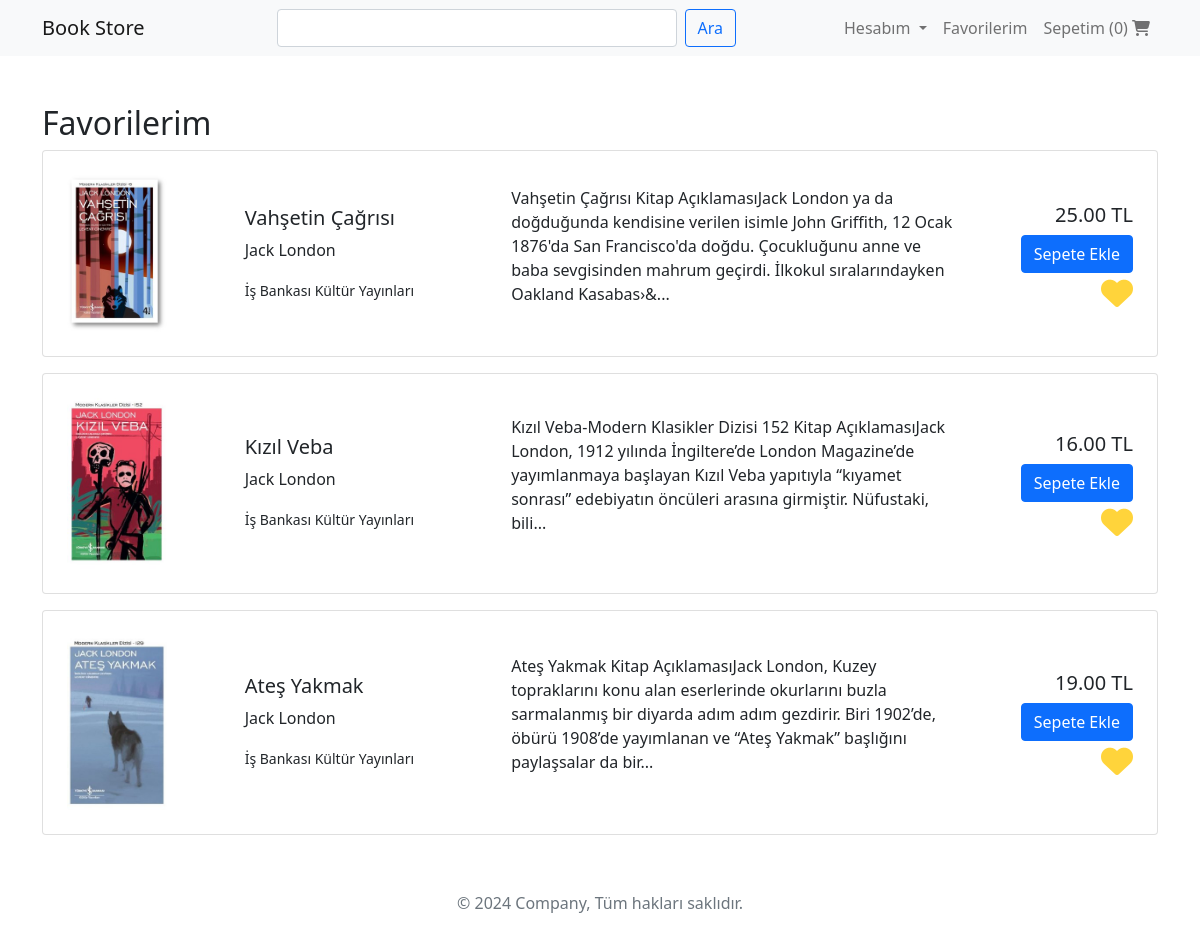
The app's page /favorite-list.php (signed in), older data.
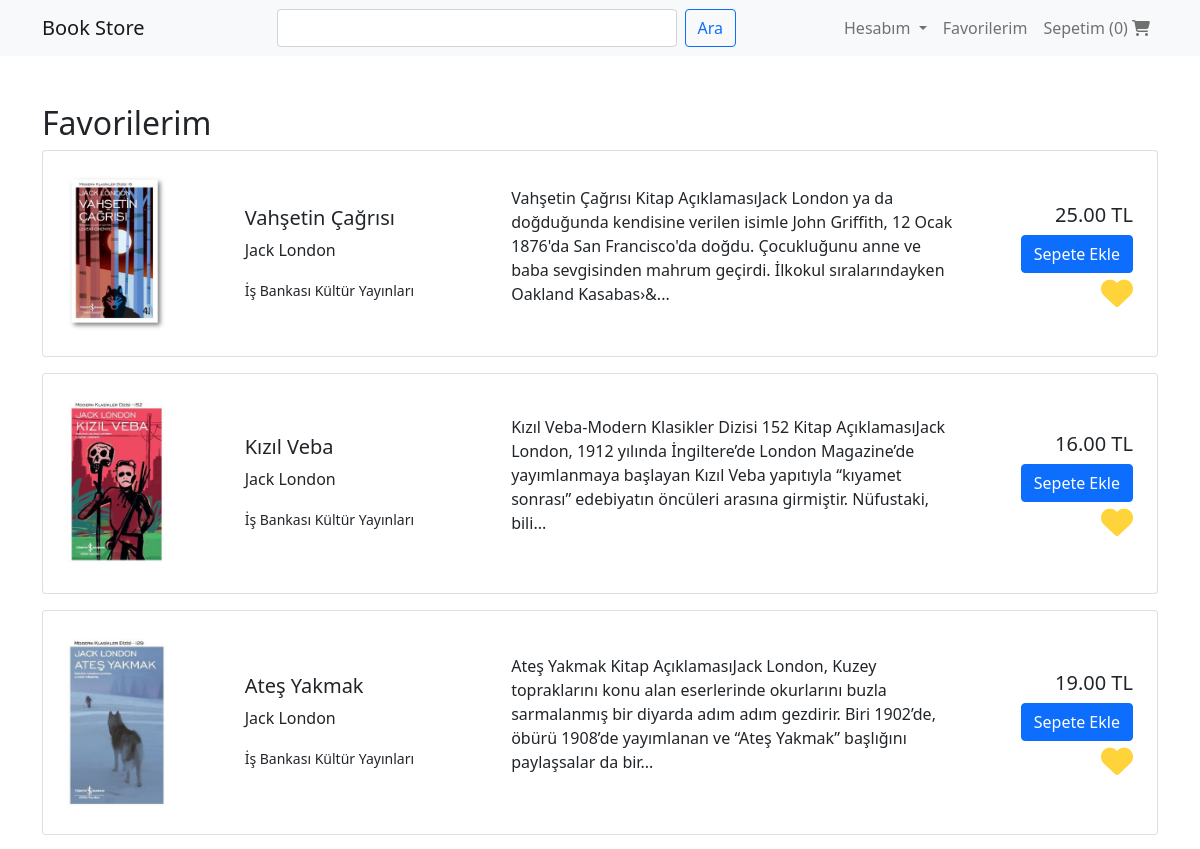
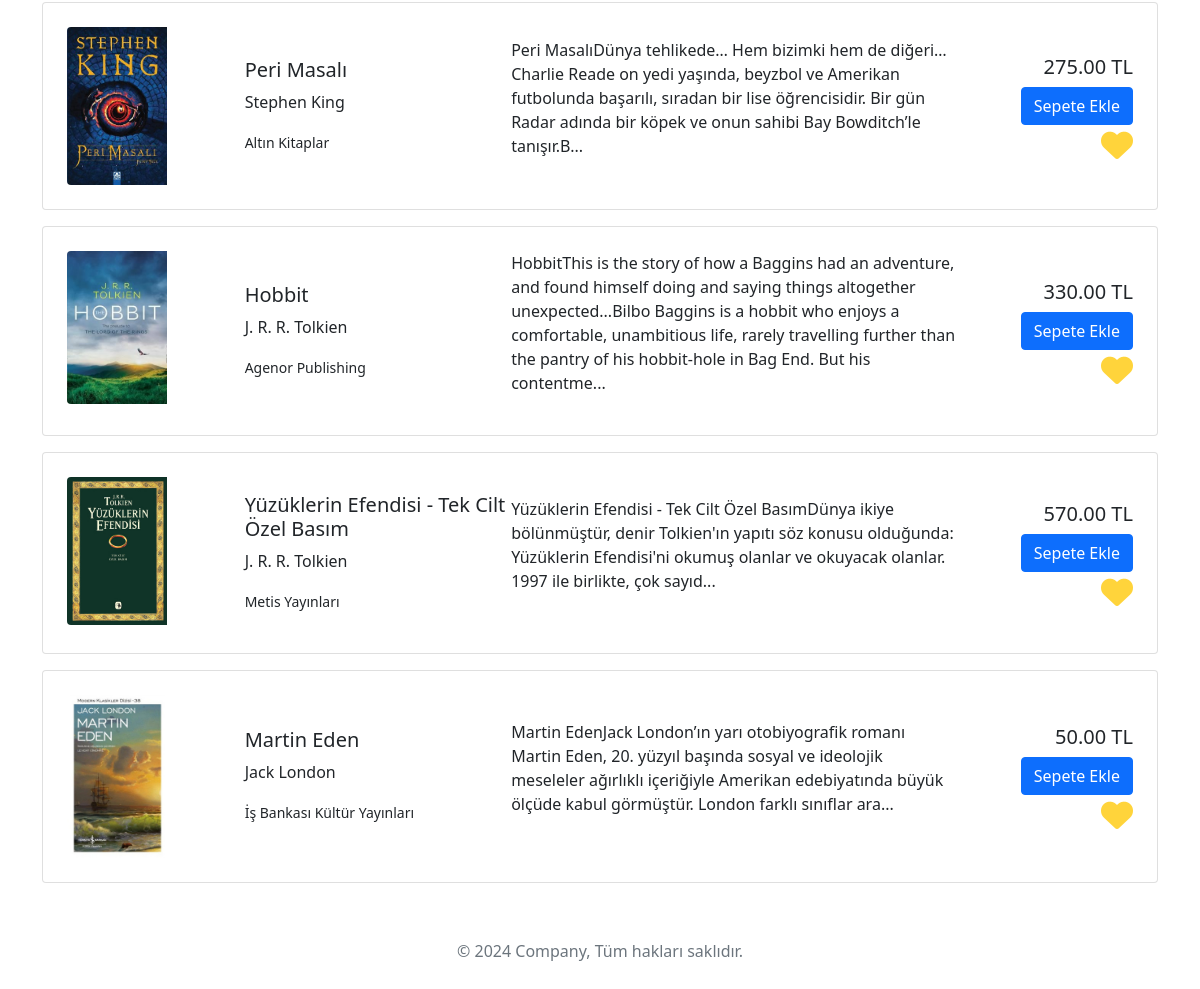
The same page, newer data (2 pictures, top to bottom).
### tables this page shows
CREATE TABLE `favorites` (
  `id` int(11) NOT NULL,
  `user_id` int(11) NOT NULL,
  `book_id` int(11) NOT NULL,
  `created_at` timestamp NOT NULL DEFAULT current_timestamp()
);

CREATE TABLE `books` (
  `id` int(11) NOT NULL,
  `name` varchar(200) NOT NULL,
  `description` text DEFAULT NULL,
  `isbn` varchar(20) NOT NULL,
  `image` varchar(255) NOT NULL,
  `price` decimal(10,2) NOT NULL,
  `page_count` int(11) NOT NULL,
  `category_id` int(11) NOT NULL,
  `author_id` int(11) NOT NULL,
  `publisher_id` int(11) NOT NULL,
  `is_active` tinyint(1) DEFAULT 1,
  `is_home` tinyint(1) DEFAULT 0,
  `created_at` timestamp NOT NULL DEFAULT current_timestamp(),
  `stock` int(11) NOT NULL DEFAULT 0
);

CREATE TABLE `authors` (
  `id` int(11) NOT NULL,
  `name` varchar(100) NOT NULL
);

CREATE TABLE `publishers` (
  `id` int(11) NOT NULL,
  `name` varchar(100) NOT NULL
);

### controllers/user-controller.php (called while the page is built, shortened)
<?php
require_once 'models/user.php';
class UserController {
    private $user;
    public function __construct() {
        $database = new database();
        $db = $database->getConnection();
        $this->user = new user($db);
    }
    public function isLogged() {
        return $this->user->isLogged();
    }
}
?>

### models/user.php (called while the page is built, shortened)
<?php
class user
{
    public function isLogged()
    {
        return isset($_SESSION['user_id']);
    }
}

### controllers/cart-controller.php (called while the page is built, shortened)
<?php
require_once 'models/cart.php';
require_once 'controllers/book-controller.php';
class CartController
{
    private $cart;
    public function __construct()
    {
        $this->cart = new Cart();
    }
    public function getCartItems()
    {
        return $this->cart->getCartItems();
    }
}

### models/cart.php (called while the page is built, shortened)
<?php
class Cart
{
    public function getCartItems()
    {
        return isset($_SESSION['cart']) ? $_SESSION['cart'] : [];
    }
}

### controllers/favorite-controller.php (called while the page is built, shortened)
<?php
require_once __DIR__ . '/../models/favorite.php';
class FavoriteController
{
    private $favorite;
    public function __construct()
    {
        $database = new Database();
        $db = $database->getConnection();
        $this->favorite = new Favorite($db);
    }
    public function getAll($userId)
    {
        return $this->favorite->getAll($userId);
    }
    public function isFavorite($userId, $bookId)
    {
        return $this->favorite->isFavorite($userId, $bookId);
    }
}

### models/favorite.php (called while the page is built, shortened)
<?php
class Favorite
{
    private $conn;
    public function __construct($conn)
    {
        $this->conn = $conn;
    }
    public function getAll($userId)
    {
        $stmt = $this->conn->prepare("SELECT * FROM favorites WHERE user_id = ?");
        $stmt->bind_param("i", $userId);
        $stmt->execute();
        $result = $stmt->get_result();
        return $result;
    }
    public function isFavorite($userId, $bookId)
    {
        $stmt = $this->conn->prepare("SELECT * FROM favorites WHERE user_id = ? AND book_id = ?");
        $stmt->bind_param("ii", $userId, $bookId);
        $stmt->execute();
        $result = $stmt->get_result();
        return $result->num_rows > 0;
    }
}

### controllers/book-controller.php (called while the page is built, shortened)
<?php
require_once 'models/book.php';
class BookController
{
    private $book;
    public function __construct($book = null)
    {
        if ($book === null) {
            $database = new Database();
            $db = $database->getConnection();
            $this->book = new Book($db);
        } else {
            $this->book = $book;
        }
    }
    public function getById($id)
    {
        return $this->book->getById($id);
    }
}
?>

### models/book.php (called while the page is built, shortened)
<?php
class Book
{
    private $conn;
    public function __construct($conn)
    {
        $this->conn = $conn;
    }
    public function getById($id)
    {
        $stmt = $this->conn->prepare("SELECT * FROM books WHERE id = ?");
        $stmt->bind_param("i", $id);
        $stmt->execute();
        $result = $stmt->get_result()->fetch_assoc();
        return $result;
    }
}
?>

### controllers/author-controller.php (called while the page is built, shortened)
<?php
require_once 'models/author.php';
class AuthorController
{
    private $author;
    public function __construct()
    {
        $database = new database();
        $db = $database->getConnection();
        $this->author = new Author($db);
    }
    public function getById($id)
    {
        return $this->author->getById($id);
    }
}

### models/author.php (called while the page is built, shortened)
<?php
class Author
{
    private $conn;
    public function __construct($conn)
    {
        $this->conn = $conn;
    }
    public function getById($id)
    {
        $stmt = $this->conn->prepare("SELECT * FROM authors WHERE id = ?");
        $stmt->bind_param("i", $id);
        $stmt->execute();
        $result = $stmt->get_result()->fetch_assoc();
        return $result;
    }
}

### controllers/publisher-controller.php (called while the page is built, shortened)
<?php
require_once 'models/publisher.php';
class PublisherController
{
    private $publisher;
    public function __construct()
    {
        $database = new database();
        $db = $database->getConnection();
        $this->publisher = new Publisher($db);
    }
    public function getById($id)
    {
        return $this->publisher->getById($id);
    }
}

### models/publisher.php (called while the page is built, shortened)
<?php
class Publisher
{
    private $conn;
    public function __construct($conn)
    {
        $this->conn = $conn;
    }
    public function getById($id)
    {
        $stmt = $this->conn->prepare("SELECT * FROM publishers WHERE id = ?");
        $stmt->bind_param("i", $id);
        $stmt->execute();
        $result = $stmt->get_result()->fetch_assoc();
        return $result;
    }
}

### favorite-list.php (the view, shortened to what this page needs)
<?php
include "views/_header.php";
include "views/_navbar.php";
require_once 'controllers/favorite-controller.php';
require_once 'controllers/book-controller.php';
require_once 'controllers/author-controller.php';
require_once 'controllers/publisher-controller.php';
require_once 'controllers/cart-controller.php';
$userId = isset($_SESSION["user_id"]) ? $_SESSION["user_id"] : "";
$favoriteController = new FavoriteController();
$bookController = new BookController();
$authorController = new AuthorController();
$publisherController = new PublisherController();
$favorites = $favoriteController->getAll($userId);
?>
<div class="container mt-5">
    <h2>Favorilerim</h2>
    <div class="row">
        <div class="col-md-12">
            <?php while ($item = $favorites->fetch_assoc()) :
                $book = $bookController->getById($item["book_id"]);
                $author = $authorController->getById($book['author_id']);
                $publisher = $publisherController->getById($book['publisher_id']);
            ?>
                <div class="card mb-3">
                    <div class="row g-0 p-4">
                        <div class="col-md-2">
                            <a href="book-detail.php?id=<?php echo $book['id'];?>">
                                <img src="img/<?php echo $book["image"]; ?>" class="img-fluid rounded-start" style="width: 100px;">
                            </a>
                        </div>
                        <div class="col-md-3 d-flex align-items-center">
                            <div class="card-body px-0">
                                <h5 class="card-title"><?php echo $book["name"]; ?></h5>
                                <p class="card-text"><?php echo $author["name"]; ?></p>
                                <p class="card-text"><small class="text-body-secondary"><?php echo $publisher["name"]; ?></small></p>
                            </div>
                        </div>
                        <div class="col-md-5 d-flex align-items-center">
                            <p><?php echo strip_tags(htmlspecialchars_decode(substr($book['description'], 0, 390))); ?>...</p>
                        </div>
                        <div class="col-md-2 d-flex align-items-center justify-content-end">
                            <div class="text-end">
                                <h5 class="price"><?php echo $book['price']; ?> TL</h5>
                                <form method="POST" action="">
                                    <div class="d-grid gap-2 ">
                                        <button type="submit" name="add_to_cart" class="btn btn-primary">Sepete Ekle</button>
                                    </div>
                                </form>
                                <div class="mt-2">
                                    <?php if ($favoriteController->isFavorite($userId, $book['id'])) : ?>
                                        <a href="#" class="favorite-btn" data-user-id="<?php echo $userId; ?>" data-book-id="<?php echo $book['id']; ?>" data-action="remove">
                                            <i class="fa-solid fa-heart fa-2xl" style="color: #FFD43B;"></i>
                                        </a>
                                    <?php endif; ?>
                                </div>
                            </div>
                        </div>
                    </div>
                </div>
            <?php endwhile; ?>
        </div>
    </div>
</div>
<?php include "views/_footer.php"; ?>

### views/_header.php (shortened to what this page needs)
<!DOCTYPE html>
<html lang="en">
<head>
    <link href="https://cdn.jsdelivr.net/npm/bootstrap@5.0.0-beta3/dist/css/bootstrap.min.css" rel="stylesheet">
    <link href="css/stripe.css" rel="stylesheet">
    <link rel="stylesheet" href="https://cdnjs.cloudflare.com/ajax/libs/font-awesome/6.5.2/css/all.min.css"/>
</head>
<body>

### views/_navbar.php (shortened to what this page needs)
<?php
require_once 'controllers/user-controller.php';
?>
<nav class="navbar navbar-expand-lg navbar-light bg-light">
    <div class="container">
        <a class="navbar-brand" href="index.php">Book Store</a>
        <div class="collapse navbar-collapse justify-content-between" id="navbarSupportedContent">
            <ul class="navbar-nav">
                <li class="nav-item">
                    <a class="nav-link" href="#"></a>
                </li>
            </ul>
            <form class="d-flex" method="GET">
                <input class="form-control me-2" type="search" name="search" aria-label="Search" value="<?php echo isset($_GET['search']) ? htmlspecialchars($_GET['search'], ENT_QUOTES) : ''; ?>" style="width: 400px;">
                <button class="btn btn-outline-primary" type="submit">Ara</button>
            </form>
            <ul class="navbar-nav">
                <?php
                $userController = new UserController();
                if ($userController->isLogged()) {
                    echo ' <li class="nav-item dropdown">
                        <a class="nav-link dropdown-toggle" href="#" id="accountDropdown" role="button" data-bs-toggle="dropdown" aria-expanded="false" onclick="window.location.href=\'my-orders.php\';">
                            Hesabım
                        </a>
                        <ul class="dropdown-menu" aria-labelledby="accountDropdown">
                            <li><a class="dropdown-item" href="my-orders.php">Siparişlerim</a></li>
                            <li><a class="dropdown-item" href="account.php">Hesap Bilgilerim</a></li>
                            <li><hr class="dropdown-divider"></li>
                            <li><a class="dropdown-item" href="logout.php">Çıkış Yap</a></li>
                        </ul>
                    </li>';
                } else {
                    echo '<li class="nav-item"><a class="nav-link" href="login.php">Giriş Yap</a></li>';
                    echo '<li class="nav-item"><a class="nav-link" href="register.php">Kayıt Ol</a></li>';
                }
                ?>
                <li class="nav-item">
                    <a class="nav-link" href="favorite-list.php">Favorilerim</a>
                </li>
                <li class="nav-item">
                    <?php
                        require_once "controllers/cart-controller.php";
                        $cartController = new CartController();
                        $items = $cartController->getCartItems();
                    ?>
                    <a class="nav-link" href="cart.php">Sepetim (<?php echo count($items); ?>)
                        <i class="fa-solid fa-cart-shopping"></i>
                    </a>
                </li>
            </ul>
        </div>
    </div>
</nav>

### views/_footer.php
<div class="container">
  <footer class="py-3 my-4">
    <p class="text-center text-muted">© 2024 Company, Tüm hakları saklıdır.</p>
  </footer>
</div>
</body>
</html>

Row changes from the older to the newer data that the page shows:
added favorites: book.image (picture), book.name "Peri Masalı", authors.name "Stephen King", publishers.name "Altın Kitaplar", book.description "Peri MasalıDünya tehlikede… Hem bizimki hem de diğeri…Charlie Reade on yedi yaşında, beyzbol ve Amerikan futbolunda başarılı, sıradan bir lise öğrencisidir. Bir gün Radar adında bir köpek ve onun sahibi Bay Bowditch’le tanışır.B", book.price "275.00"
added favorites: book.image (picture), book.name "Hobbit", authors.name "J. R. R. Tolkien", publishers.name "Agenor Publishing", book.description "HobbitThis is the story of how a Baggins had an adventure, and found himself doing and saying things altogether unexpected...Bilbo Baggins is a hobbit who enjoys a comfortable, unambitious life, rarely travelling further than the pantry of his hobbit-hole in Bag End. But his contentme", book.price "330.00"
added favorites: book.image (picture), book.name "Yüzüklerin Efendisi - Tek Cilt Özel Basım", authors.name "J. R. R. Tolkien", publishers.name "Metis Yayınları", book.description "Yüzüklerin Efendisi - Tek Cilt Özel BasımDünya ikiye bölünmüştür, denir Tolkien'ın yapıtı söz konusu olduğunda: Yüzüklerin Efendisi'ni okumuş olanlar ve okuyacak olanlar. 1997 ile birlikte, çok sayıd", book.price "570.00"
added favorites: book.image (picture), book.name "Martin Eden", authors.name "Jack London", publishers.name "İş Bankası Kültür Yayınları", book.description "Martin EdenJack London’ın yarı otobiyografik romanı Martin Eden, 20. yüzyıl başında sosyal ve ideolojik meseleler ağırlıklı içeriğiyle Amerikan edebiyatında büyük ölçüde kabul görmüştür. London farklı sınıflar ara", book.price "50.00"
